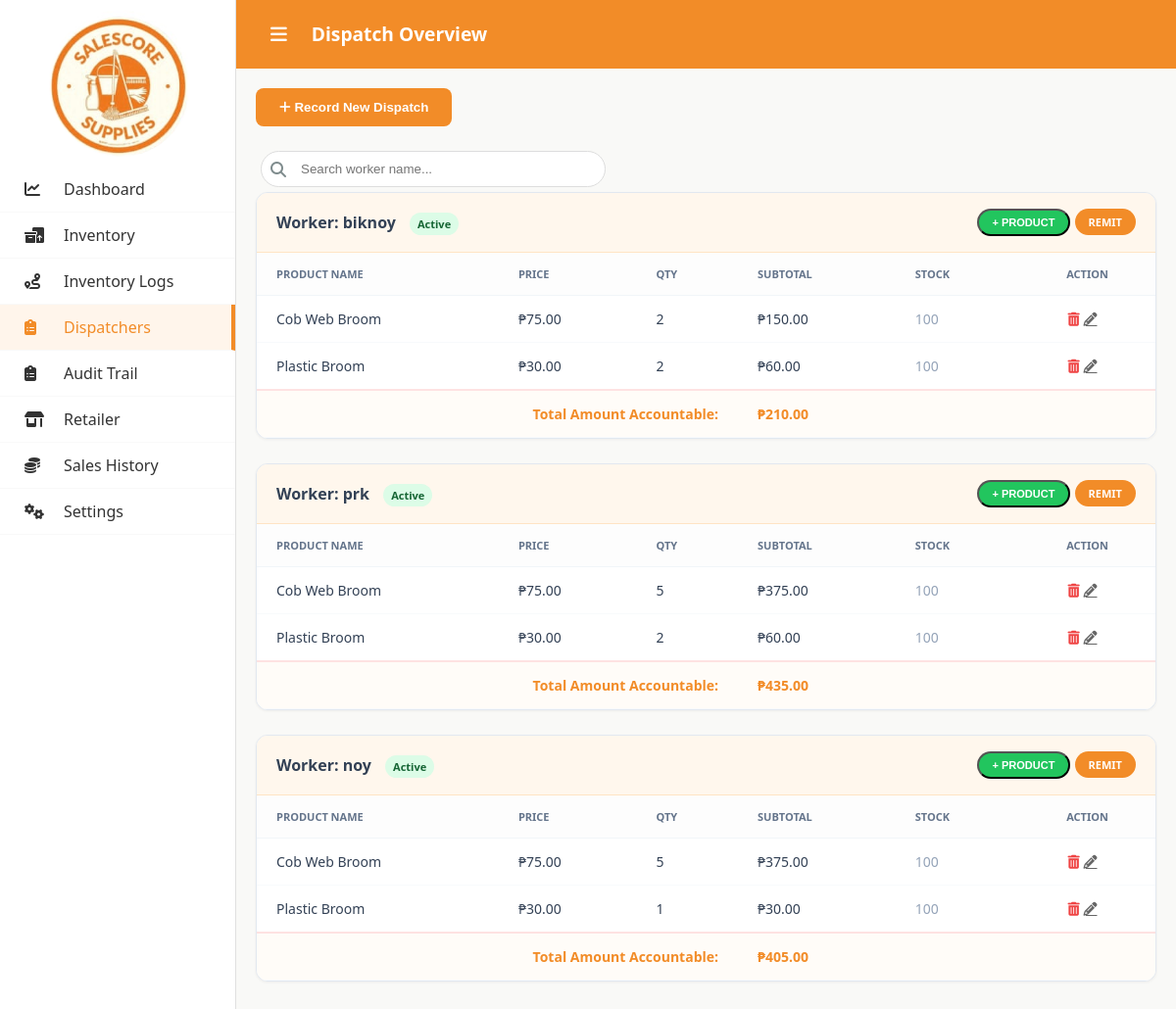
The page /dispatchers.php (signed in) on the database its author committed.
### tables this page shows
CREATE TABLE `dispatch_items` (
  `id` int(11) NOT NULL,
  `session_id` int(11) NOT NULL,
  `product_id` int(11) NOT NULL,
  `qty_taken` int(11) NOT NULL,
  `qty_sold` int(11) DEFAULT 0,
  `price_at_time` decimal(10,2) DEFAULT NULL,
  `qty_returned` int(11) DEFAULT 0
);

CREATE TABLE `products` (
  `id` int(11) NOT NULL,
  `category` varchar(100) NOT NULL,
  `product_name` varchar(255) NOT NULL,
  `variation` varchar(100) DEFAULT 'Standard',
  `description` text DEFAULT NULL,
  `wholesale_price` decimal(10,2) NOT NULL DEFAULT 0.00,
  `retail_price` decimal(10,2) NOT NULL DEFAULT 0.00,
  `quantity` int(11) NOT NULL DEFAULT 0,
  `max_quantity` int(11) NOT NULL DEFAULT 100,
  `image_path` varchar(255) DEFAULT 'default-product.png',
  `created_at` timestamp NOT NULL DEFAULT current_timestamp()
);

### function/dispatchControler.php (called while the page is built, shortened)
<?php
class DispatchController {
    private PDO $pdo;
    public function __construct(PDO $pdo) {
        $this->pdo = $pdo;
    }
    public function getActiveDispatches(): array {
        $stmt = $this->pdo->query(
            "SELECT ds.id AS session_id, ds.worker_name, ds.date_today, ds.status,
                    di.id AS di_id, di.product_id, di.qty_taken, di.price_at_time,
                    p.product_name, p.quantity AS inventory_qty
                FROM dispatch_sessions ds
                JOIN dispatch_items di ON di.session_id = ds.id
                JOIN products p ON p.id = di.product_id
                WHERE ds.status = 'Active'
                ORDER BY ds.date_today DESC, ds.id, di.id"
        );
        $items = $stmt->fetchAll(PDO::FETCH_ASSOC);
        $grouped = [];
        foreach ($items as $row) {
            $sid = $row['session_id'];
            if (!isset($grouped[$sid])) {
                $grouped[$sid] = [
                    'info' => ['name' => $row['worker_name'], 'date_today' => $row['date_today'], 'status' => $row['status']],
                    'items' => []
                ];
            }
            $grouped[$sid]['items'][] = $row;
        }
        return $grouped;
    }
}

### dispatchers.php (the view, shortened to what this page needs)
<?php
require_once "auth/conn.php";
require_once "function/dispatchControler.php";
$dispatchManager = new DispatchController($pdo);
$grouped_data = $dispatchManager->getActiveDispatches();
?>
<!DOCTYPE html>
<!DOCTYPE html>
<html lang="en">
<head>
    <link rel="stylesheet" href="https://cdnjs.cloudflare.com/ajax/libs/font-awesome/6.4.0/css/all.min.css">
    <link rel="stylesheet" href="assets/css/disptcher.css">
</head>
<body>
<div class="container">
    <aside class="sidebar">
        <div class="sidebar-header">
                <img src="assets/img/download.jpeg" alt="Salescore Logo" class="sidebar-logo">
            </div>
            <nav style="flex-grow: 1;">
                <a href="index.php" class="nav-item"><i class="fa-solid fa-chart-line"></i> <span>Dashboard</span></a>
                <a href="inventory.php" class="nav-item "><i class="fa-solid fa-boxes-packing"></i> <span>Inventory</span></a>
                <a href="inventory_logs.php" class="nav-item "><i class="fa-solid fa-route"></i> <span>Inventory Logs</span></a>
                <a href="dispatchers.php" class="nav-item active"><i class="fa-solid fa-clipboard-list"></i> <span>Dispatchers</span></a>
                <a href="audit_trail.php" class="nav-item"><i class="fa-solid fa-clipboard-list"></i> <span>Audit Trail</span></a>
                <a href="retailer.php" class="nav-item "><i class="fa-solid fa-shop"></i> <span>Retailer</span></a>
               <a href="sales.php" class="nav-item "><i class="fa-solid fa-coins"></i> <span>Sales History</span></a>
                <a href="setting.php" class="nav-item"><i class="fa-solid fa-gears"></i> <span>Settings</span></a>
            </nav>
    </aside>
    <main class="main-content">
        <header class="header">
                <div class="header-left">
                    <button id="sidebarToggle" class="hamburger-btn"><i class="fa-solid fa-bars"></i></button>
                    <h1 style="white-space: nowrap; margin-right: 20px;">Dispatch Overview</h1>
                </div>
        </header>
        <section class="content-area" style="padding: 20px;">
            <button class="btn-open" onclick="toggleModal('dispatchModal', true)" style="background: var(--primary); color: white; border: none; padding: 12px 24px; border-radius: 8px; font-weight: 600; cursor: pointer; margin-bottom: 20px;">
                <i class="fa-solid fa-plus"></i> Record New Dispatch
            </button>
            <div class="search-container">
                <i class="fa-solid fa-magnifying-glass"></i>
                <input type="text" id="inventorySearch" placeholder="Search worker name...">
            </div>
            <?php foreach($grouped_data as $sid => $data): ?>
            <div class="worker-group">
                <div class="worker-header">
                    <div>
                        <span style="color: var(--text); font-weight: 700;">Worker: <?= htmlspecialchars($data['info']['name']) ?></span>
                        <span class="status-badge" style="margin-left:10px;">Active</span>
                    </div>
                    <div>
                        <button onclick='openAddProductModal(<?= $sid ?>, <?= json_encode(array_column($data['items'], "product_name")) ?>)' class="action-pill" style="background: #22c55e; color: white;">+ PRODUCT</button>
                        <a href="function/afternoon_remit.php?id=<?= $sid ?>" class="action-pill" style="background: var(--primary); color:white;">REMIT</a>
                    </div>
                </div>
                <table class="main-table">
                    <thead>
                        <tr>
                            <th>Product Name</th>
                            <th>Price</th>
                            <th>Qty</th>
                            <th>Subtotal</th>
                            <th>Stock</th>
                            <th style="text-align: center;">Action</th>
                        </tr>
                    </thead>
                    <tbody>
                        <?php
                        $grand_total = 0;
                        foreach($data['items'] as $item):
                            $subtotal = $item['price_at_time'] * $item['qty_taken'];
                            $grand_total += $subtotal;
                        ?>
                        <tr>
                            <td><?= htmlspecialchars($item['product_name']) ?></td>
                            <td>₱<?= number_format($item['price_at_time'], 2) ?></td>
                            <td><?= $item['qty_taken'] ?></td>
                            <td>₱<?= number_format($subtotal, 2) ?></td>
                            <td style="color:#94a3b8;"><?= $item['inventory_qty'] ?></td>
                            <td style="text-align: center;">
                                <a href="function/delete_item.php?id=<?= $item['di_id'] ?>" onclick="return confirm('Remove product?')" style="color: #ef4444;"><i class="fa-solid fa-trash-can"></i></a>
                                <a href="function/edit_despatch.php?id=<?= $item['di_id'] ?>" class="fa-solid fa-pencil" style="color:#666; margin-right:10px; cursor:pointer;"></a>
                            </td>
                        </tr>
                        <?php endforeach; ?>
                        <tr class="total-row">
                            <td colspan="3" style="text-align: right;">Total Amount Accountable:</td>
                            <td colspan="3">₱<?= number_format($grand_total, 2) ?></td>
                        </tr>
                    </tbody>
                </table>
            </div>
            <?php endforeach; ?>
        </section>
    </main>
</div>
</body>
</html>

### assets/css/disptcher.css (style rules this page uses)
body { margin: 0; padding: 0; font-family: 'Segoe UI', Tahoma, Geneva, Verdana, sans-serif; background-color: #f9f9f7; color: #333; overflow-x: hidden; }
.container { display: flex; min-height: 100vh; }
.sidebar { width: 240px; background-color: #ffffff; border-right: 1px solid #e0e0e0; display: flex; flex-direction: column; transition: width 0.4s cubic-bezier(0.4, 0, 0.2, 1); overflow: hidden; white-space: nowrap; flex-shrink: 0; }
.sidebar-header { height: 70px; padding: 0 25px; font-size: 1.2rem; font-weight: bold; color: #f28c28; display: flex; align-items: center; position: relative; }
nav { flex: 1; }
.nav-item { padding: 15px 25px; display: flex; align-items: center; cursor: pointer; border-bottom: 1px solid #f9f9f9; font-weight: 500; color: #555; transition: background 0.3s ease, color 0.3s ease; position: relative; text-decoration: none; color: inherit; }
.nav-item.active { background-color: #fff5eb; color: #f28c28; border-right: 4px solid #f28c28; }
.sidebar span { position: absolute; left: 65px; opacity: 1; visibility: visible; transition: opacity 0.3s ease, transform 0.3s ease; transform: translateX(0); }
.main-content { flex: 1; padding: 0; min-width: 0; }
.header { background-color: #f28c28; height: 70px; padding: 0 30px; display: flex; justify-content: space-between; align-items: center; box-sizing: border-box; }
.header-left { display: flex; align-items: center; gap: 20px; }
.header h1 { color: white; margin: 0; font-size: 1.2rem; }
.hamburger-btn { background: none; border: none; color: white; font-size: 1.2rem; cursor: pointer; padding: 5px; display: flex; align-items: center; transition: transform 0.2s ease; }
table { width: 100%; border-collapse: collapse; }
th { text-align: left; color: #888; font-size: 0.8rem; padding-bottom: 10px; }
td { padding: 12px 0; border-bottom: 1px solid #eee; }
:root { --primary: #f28c28; --primary-hover: #e07b1a; --text: #334155; --bg-gray: #f8fafc; }
.worker-group { background: white; border: 1px solid #e2e8f0; border-radius: 12px; margin-bottom: 25px; overflow: hidden; box-shadow: 0 1px 3px rgba(0,0,0,0.05); }
.worker-header { background: #fff7ed; padding: 16px 20px; border-bottom: 1px solid #ffe4c4; display: flex; justify-content: space-between; align-items: center; }
.status-badge { font-size: 11px; padding: 4px 8px; border-radius: 20px; background: #dcfce7; color: #166534; font-weight: 600; }
.main-table { width: 100%; border-collapse: collapse; }
.main-table th { background: #fdfdfd; color: #64748b; font-size: 11px; padding: 14px 20px; border-bottom: 1px solid #f1f5f9; text-transform: uppercase; }
.main-table td { padding: 14px 20px; border-bottom: 1px solid #f8fafc; color: #334155; font-size: 14px; }
.total-row td { font-weight: 800; color: var(--primary) !important; background: #fffcf8; border-top: 2px solid #fee2e2; }
.action-pill { padding: 6px 14px; border-radius: 20px; font-size: 11px; font-weight: bold; cursor: pointer; text-decoration: none; transition: 0.2s; }
.search-container { position: relative;max-width: 300px;width: 100%; padding: 5px; margin-right: auto; }
.search-container i { position: absolute;left: 15px;top: 50%;transform: translateY(-50%); color: #7f8c8d; }
.search-container input { width: 100%;padding: 10px 10px 10px 40px;border: 1px solid #ddd;border-radius: 25px;outline: none;transition: 0.3s; }

### dispatchers.php (style rules this page uses)
.sidebar-logo { width: 150px; height: 150px; object-fit: contain; border-radius: 50%; transition: all 0.3s ease; align-items: center; }
.sidebar-header { display: flex; align-items: center; padding: 50px; gap: 15px; }

### rows shown on the page
dispatch_items: product.product_name "Cob Web Broom", price_at_time "75.00", qty_taken "2", subtotal "150.00", product.quantity "100"
dispatch_items: product.product_name "Plastic Broom", price_at_time "30.00", qty_taken "2", subtotal "60.00", product.quantity "100"
dispatch_items: product.product_name "Cob Web Broom", price_at_time "75.00", qty_taken "5", subtotal "375.00", product.quantity "100"
dispatch_items: product.product_name "Plastic Broom", price_at_time "30.00", qty_taken "2", subtotal "60.00", product.quantity "100"
dispatch_items: product.product_name "Cob Web Broom", price_at_time "75.00", qty_taken "5", subtotal "375.00", product.quantity "100"
dispatch_items: product.product_name "Plastic Broom", price_at_time "30.00", qty_taken "1", product.quantity "100"

### other values the page prints
$data['info']['name'] "biknoy"
$grand_total "210.00"
$data['info']['name'] "prk"
$grand_total "435.00"
$data['info']['name'] "noy"
$grand_total "405.00"
